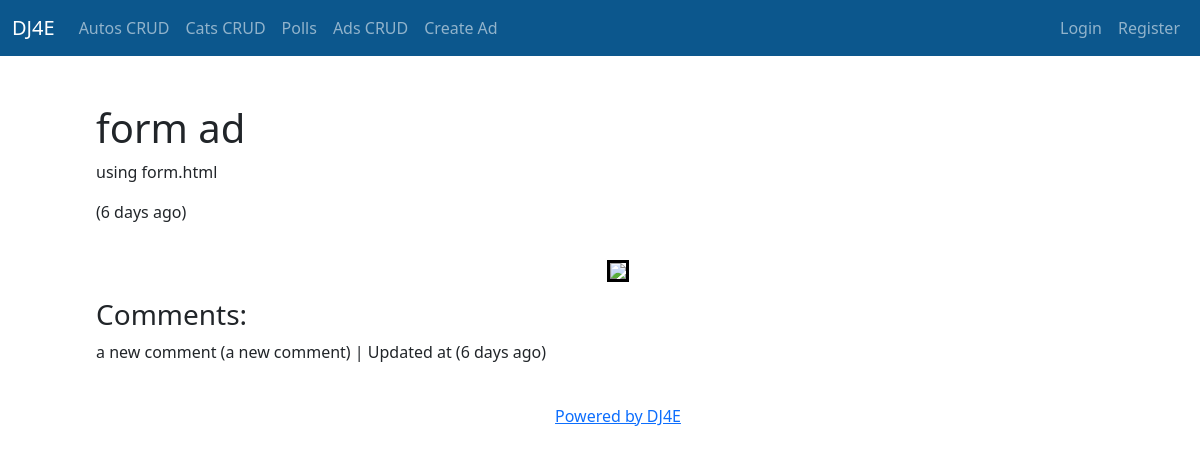
Page /ads/15 on the committed database.
### ads/models.py (models this page shows, shortened)
class Ad(models.Model) :
    title = models.CharField(
            max_length=200,
            validators=[MinLengthValidator(2, "Title must be greater than 2 characters")]
    )
    price = models.DecimalField(max_digits=7, decimal_places=2, null=True)
    text = models.TextField()
    owner = models.ForeignKey(settings.AUTH_USER_MODEL, on_delete=models.CASCADE, related_name='ad_owned')
    comments = models.ManyToManyField(settings.AUTH_USER_MODEL, through='Comment', related_name='forum_comments')
    created_at = models.DateTimeField(auto_now_add=True)
    updated_at = models.DateTimeField(auto_now=True)
    picture = models.BinaryField(null=True, editable=True)
    content_type = models.CharField(max_length=256, null=True, help_text='The MIMEType of the file')
    favorites = models.ManyToManyField(settings.AUTH_USER_MODEL,
        through='Fav', related_name='favorite_ads')

class Comment(models.Model) :
    text = models.TextField(
        validators=[MinLengthValidator(3, "Comment must be greater than 3 characters")]
    )
    ad = models.ForeignKey(Ad, on_delete=models.CASCADE)
    owner = models.ForeignKey(settings.AUTH_USER_MODEL, on_delete=models.CASCADE)
    created_at = models.DateTimeField(auto_now_add=True)
    updated_at = models.DateTimeField(auto_now=True)
    def __str__(self):
        if len(self.text) < 15 : return self.text
        return self.text[:11] + ' ...'

### ads/views.py (the view)
# urls.py: path('<int:pk>', views.AdDetailView.as_view(), name='ad_detail'),
class AdDetailView(OwnerDetailView):
    model = Ad
    fields = ['title', 'price', 'text', 'pic']
    template_name = "ads/ad_detail.html"
    def get(self, request, pk) :
        x = Ad.objects.get(id=pk)
        comments = Comment.objects.filter(ad=x).order_by('-updated_at')
        comment_form = CommentForm()
        context = { 'ad' : x, 'comments': comments, 'comment_form': comment_form }
        return render(request, self.template_name, context)

### home/context_processors.py (called while the page is built)
def settings(request):
    return {
        'settings': django_settings,
    }

### ads/templates/ads/ad_detail.html (shortened to what this page needs)
{% extends "base_bootstrap.html" %}
{% load humanize %}
{% load crispy_forms_tags %}
{% block content %}
<h1>
{{ ad.title }}
</h1>
<p>
{{ ad.text }}
</p>
<p>
({{ ad.updated_at|naturaltime }})
</p>
{% if ad.content_type %}
<div id="overlay" class="overlay" style="text-align: center;"
   onclick="document.getElementById('overlay').style.display = 'none';" >
<img style="width:25%;margin-top: 20px; border:3px solid black;" src="{% url 'ads:ad_picture' ad.id %}">
</div>
{% endif %}
<div>
    <h3>Comments:</h3>
{% for comment in comments %}
<p> {{ comment }} ({{ comment.text }}) | Updated at ({{ comment.updated_at|naturaltime }})
{% endfor %}
</p>
<br>
</div>
{% endblock %}

### rows in the picture
Ad: title "form ad", text "using form.html", updated_at "6 days ago"
Comment: text "a new comment", updated_at "6 days ago"
